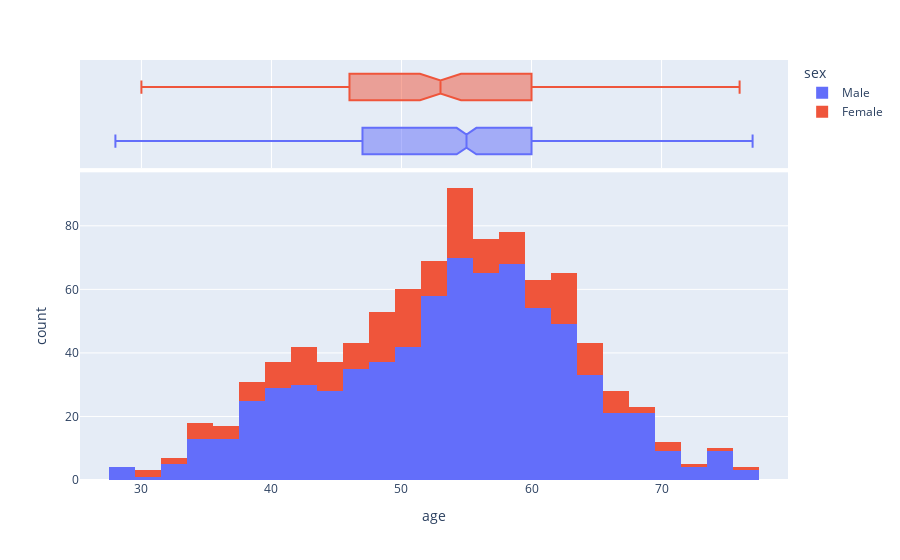

Notebook source saved alongside this figure:
### Markdown cell above
let's explore the gender based distribution of the dataset for age column.

### Code cell
# plot the histogram of age colum using plotly coloring this by sex. size 

import plotly.express as px

fig = px.histogram(df, x="age", color="sex", marginal="box", hover_data=df.columns)

# fig = px.histogram(df, x="age", color="sex")
fig.show()

### Figure 1 — Plotly figure (JSON) as saved in the notebook; plotly's stock layout.template omitted (floating-point values rounded to 4 significant figures; data arrays with more than 128 entries replaced by an {"elided": "..."} marker saying what was removed)
{"data": [{"alignmentgroup": "True", "bingroup": "x", "hovertemplate": "sex=Male<br>age=%{x}<br>count=%{y}<extra></extra>", "legendgroup": "Male", "marker": {"color": "#636efa", "pattern": {"shape": ""}}, "name": "Male", "offsetgroup": "Male", "orientation": "v", "showlegend": true, "type": "histogram", "x": {"elided": "726 int values"}, "xaxis": "x", "yaxis": "y"}, {"alignmentgroup": "True", "customdata": {"elided": "726x15 mixed values"}, "hovertemplate": "sex=%{customdata[1]}<br>age=%{x}<br>id=%{customdata[0]}<br>dataset=%{customdata[2]}<br>cp=%{customdata[3]}<br>trestbps=%{customdata[4]}<br>chol=%{customdata[5]}<br>fbs=%{customdata[6]}<br>restecg=%{customdata[7]}<br>thalch=%{customdata[8]}<br>exang=%{customdata[9]}<br>oldpeak=%{customdata[10]}<br>slope=%{customdata[11]}<br>ca=%{customdata[12]}<br>thal=%{customdata[13]}<br>num=%{customdata[14]}<extra></extra>", "legendgroup": "Male", "marker": {"color": "#636efa"}, "name": "Male", "notched": true, "offsetgroup": "Male", "showlegend": false, "type": "box", "x": {"elided": "726 int values"}, "xaxis": "x2", "yaxis": "y2"}, {"alignmentgroup": "True", "bingroup": "x", "hovertemplate": "sex=Female<br>age=%{x}<br>count=%{y}<extra></extra>", "legendgroup": "Female", "marker": {"color": "#EF553B", "pattern": {"shape": ""}}, "name": "Female", "offsetgroup": "Female", "orientation": "v", "showlegend": true, "type": "histogram", "x": {"elided": "194 int values"}, "xaxis": "x", "yaxis": "y"}, {"alignmentgroup": "True", "customdata": {"elided": "194x15 mixed values"}, "hovertemplate": "sex=%{customdata[1]}<br>age=%{x}<br>id=%{customdata[0]}<br>dataset=%{customdata[2]}<br>cp=%{customdata[3]}<br>trestbps=%{customdata[4]}<br>chol=%{customdata[5]}<br>fbs=%{customdata[6]}<br>restecg=%{customdata[7]}<br>thalch=%{customdata[8]}<br>exang=%{customdata[9]}<br>oldpeak=%{customdata[10]}<br>slope=%{customdata[11]}<br>ca=%{customdata[12]}<br>thal=%{customdata[13]}<br>num=%{customdata[14]}<extra></extra>", "legendgroup": "Female", "marker": {"color": "#EF553B"}, "name": "Female", "notched": true, "offsetgroup": "Female", "showlegend": false, "type": "box", "x": {"elided": "194 int values"}, "xaxis": "x2", "yaxis": "y2"}], "layout": {"barmode": "relative", "legend": {"title": {"text": "sex"}, "tracegroupgap": 0}, "margin": {"t": 60}, "xaxis": {"anchor": "y", "domain": [0, 1], "title": {"text": "age"}}, "xaxis2": {"anchor": "y2", "domain": [0, 1], "matches": "x", "showgrid": true, "showticklabels": false}, "yaxis": {"anchor": "x", "domain": [0, 0.7326], "title": {"text": "count"}}, "yaxis2": {"anchor": "x2", "domain": [0.7426, 1], "matches": "y2", "showgrid": false, "showline": false, "showticklabels": false, "ticks": ""}}}
